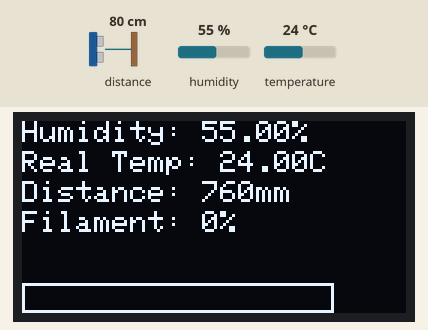
Recording of a sketch running on a simulated Arduino Uno, built with avr-gcc and run on an emulated ATmega328P. On the bench: 128×64 one-colour display. The inputs (shaded band) are chosen by the test bench; at power-on: distance to the obstacle 80 cm, humidity 55 %, temperature 24 °C. The display library's start-up logo is not drawn.

Above: at 3.2 s.
3.3 s: distance to the obstacle set to 2 cm
At 4.1 s:
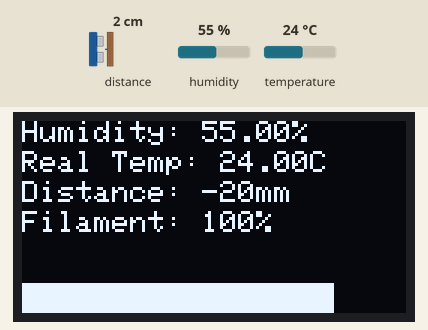
4.9 s: humidity set to 22 %
At 7.2 s:
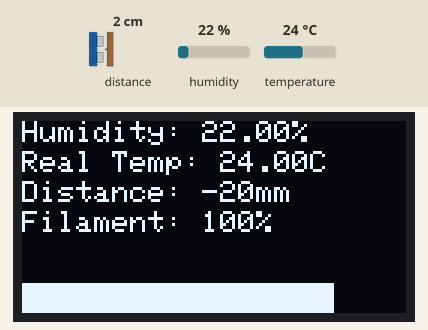
7.8 s: temperature set to 12 °C
At 9.1 s:
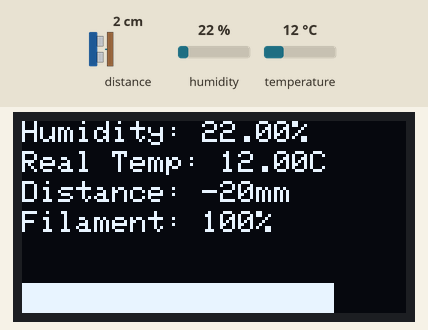
9.8 s: distance to the obstacle set to 4 cm
At 10.7 s:
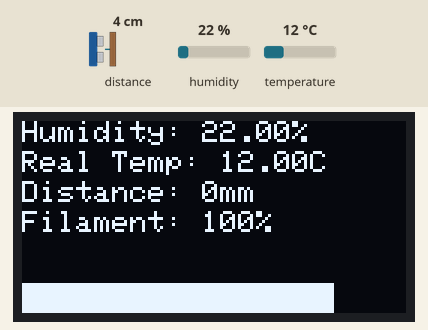
11.3 s: humidity set to 40 %
At 13.3 s:
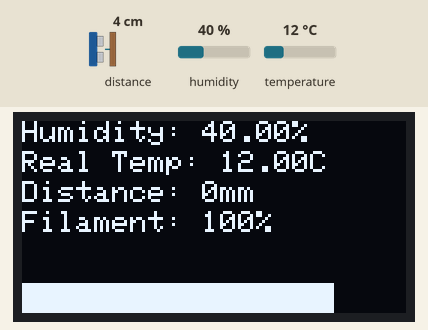
13.9 s: distance to the obstacle set to 9 cm
At 14.9 s:
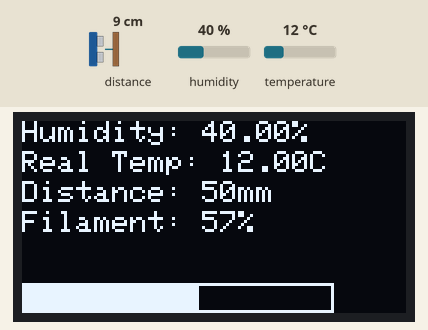
Timing chart, 0 to 16.5 s (numbered marks = the images above; inputs shaded):
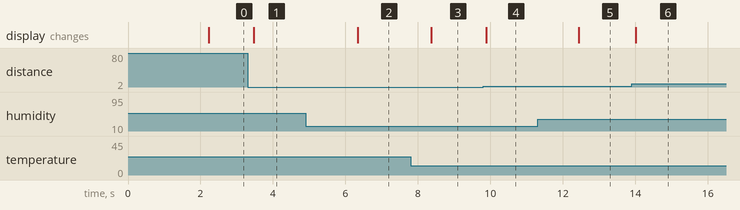

The sketch:

monitor.ino
```cpp
#include <Wire.h>
#include <VL53L0X.h>
#include <PID_v1.h>
#include "DHT.h"
#include <Adafruit_GFX.h>
#include <Adafruit_SSD1306.h>

// VL53L0X and PID setup
VL53L0X sensor;
double setpoint = 100.0;
double input, output;
double Kp = 1.0, Ki = 0.0, Kd = 0.0;
PID pid(&input, &output, &setpoint, Kp, Ki, Kd, DIRECT);

// DHT22 setup
#define DHTPIN 7
#define DHTTYPE DHT22
DHT dht(DHTPIN, DHTTYPE);

// OLED display setup
#define SCREEN_WIDTH 128 // OLED display width, in pixels
#define SCREEN_HEIGHT 64 // OLED display height, in pixels
Adafruit_SSD1306 display(SCREEN_WIDTH, SCREEN_HEIGHT, &Wire, -1);

void setup() {
  Wire.begin();
  sensor.init();
  sensor.setTimeout(500);
  sensor.startContinuous();

  dht.begin();

  if (!display.begin(SSD1306_SWITCHCAPVCC, 0x3C)) { // Address 0x3C for 128x64
    Serial.println(F("SSD1306 allocation failed"));
    for (;;); // Don't proceed, loop forever
  }
  display.display();
  delay(2000); // Pause for 2 seconds

  Serial.begin(9600);
  pid.SetMode(AUTOMATIC);
  pid.SetOutputLimits(0, 100);

  display.clearDisplay();
}

int calculateFilamentPercentage(int distance) {
  int maxDistance = 10; // 100% filament
  int minDistance = 102; // 0% filament
  return map(constrain(distance, maxDistance, minDistance), maxDistance, minDistance, 100, 0);
}

void drawBattery(int percentage) {
  // Draw the battery outline
  display.drawRect(0, 54, 104, 10, SSD1306_WHITE);

  // Fill the battery based on percentage
  int widthFill = map(percentage, 0, 100, 0, 102);
  display.fillRect(1, 55, widthFill, 8, SSD1306_WHITE);
}

void loop() {
  input = sensor.readRangeContinuousMillimeters() - 20;
  pid.Compute();
  int distance = input - 20;
  int delay_time = 100 - (int)output;
  delay_time = constrain(delay_time, 0, 100);
  delay(delay_time);

  float humidity = dht.readHumidity();
  float temperature = dht.readTemperature();
  int filamentPercentage = calculateFilamentPercentage(distance);

  display.clearDisplay();
  display.setTextSize(1);
  display.setTextColor(SSD1306_WHITE);

  // Display Humidity
  display.setCursor(0, 0);
  if (isnan(humidity)) {
    display.println(F("Humidity Error"));
  } else {
    display.print(F("Humidity: "));
    display.print(humidity);
    display.println(F("%"));
  }

  // Display Temperature
  display.setCursor(0, 10);
  if (isnan(temperature)) {
    display.println(F("Temp Error"));
  } else {
    display.print(F("Real Temp: "));
    display.print(temperature);
    display.println(F("C"));
  }

  // Display Distance
  display.setCursor(0, 20);
  display.print(F("Distance: "));
  display.print(distance);
  display.println(F("mm"));

  // Display Filament Percentage
  display.setCursor(0, 30);
  display.print(F("Filament: "));
  display.print(filamentPercentage);
  display.println(F("%"));

  // Draw Battery for Filament
  drawBattery(filamentPercentage);

  display.display();
}
```

Measured:
- after the input at 3.3 s, the display: changes after 0.17 s (image 1)
- after the input at 4.9 s, the display: changes after 1.4 s (image 2)
- after the input at 7.8 s, the display: changes after 0.57 s (image 3)
- after the input at 9.8 s, the display: changes after 0.09 s (image 4)
- after the input at 11.3 s, the display: changes after 1.1 s (image 5)
- after the input at 13.9 s, the display: changes after 0.12 s (image 6)
